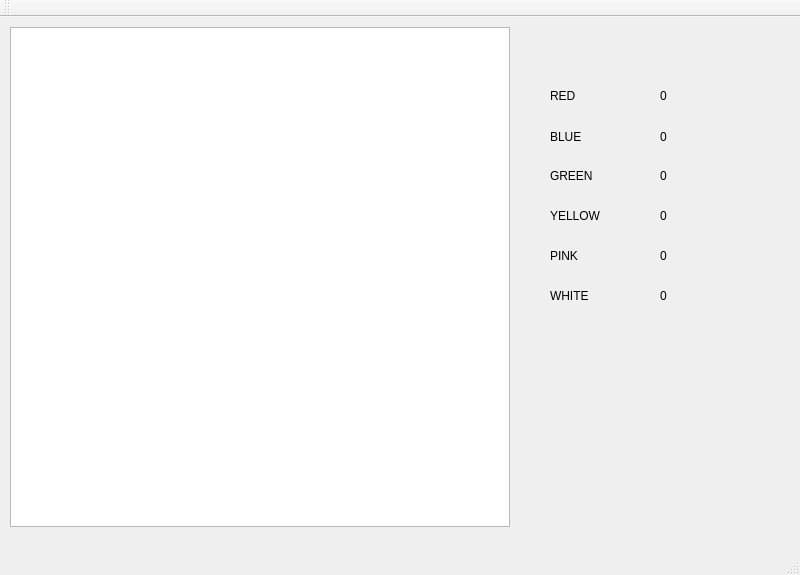
<?xml version="1.0" encoding="UTF-8"?>
<ui version="4.0">
 <class>MainWindow</class>
 <widget class="QMainWindow" name="MainWindow">
  <property name="geometry">
   <rect>
    <x>0</x>
    <y>0</y>
    <width>800</width>
    <height>575</height>
   </rect>
  </property>
  <property name="sizePolicy">
   <sizepolicy hsizetype="Fixed" vsizetype="Fixed">
    <horstretch>0</horstretch>
    <verstretch>0</verstretch>
   </sizepolicy>
  </property>
  <property name="windowTitle">
   <string>ZPR</string>
  </property>
  <widget class="QWidget" name="centralWidget">
   <widget class="QGraphicsView" name="graphicsView">
    <property name="geometry">
     <rect>
      <x>10</x>
      <y>10</y>
      <width>500</width>
      <height>500</height>
     </rect>
    </property>
    <property name="sizePolicy">
     <sizepolicy hsizetype="Fixed" vsizetype="Fixed">
      <horstretch>0</horstretch>
      <verstretch>0</verstretch>
     </sizepolicy>
    </property>
    <property name="autoFillBackground">
     <bool>false</bool>
    </property>
    <property name="verticalScrollBarPolicy">
     <enum>Qt::ScrollBarAlwaysOff</enum>
    </property>
    <property name="horizontalScrollBarPolicy">
     <enum>Qt::ScrollBarAlwaysOff</enum>
    </property>
    <property name="backgroundBrush">
     <brush brushstyle="SolidPattern">
      <color alpha="255">
       <red>0</red>
       <green>0</green>
       <blue>0</blue>
      </color>
     </brush>
    </property>
    <property name="sceneRect">
     <rectf>
      <x>0.000000000000000</x>
      <y>0.000000000000000</y>
      <width>480.000000000000000</width>
      <height>480.000000000000000</height>
     </rectf>
    </property>
   </widget>
   <widget class="QLabel" name="label_1_1">
    <property name="enabled">
     <bool>true</bool>
    </property>
    <property name="geometry">
     <rect>
      <x>550</x>
      <y>70</y>
      <width>71</width>
      <height>17</height>
     </rect>
    </property>
    <property name="visible">
     <bool>false</bool>
    </property>
    <property name="text">
     <string>RED</string>
    </property>
   </widget>
   <widget class="QLabel" name="label_1_2">
    <property name="geometry">
     <rect>
      <x>550</x>
      <y>110</y>
      <width>71</width>
      <height>20</height>
     </rect>
    </property>
    <property name="visible">
     <bool>false</bool>
    </property>
    <property name="text">
     <string>BLUE</string>
    </property>
   </widget>
   <widget class="QLabel" name="label_1_3">
    <property name="geometry">
     <rect>
      <x>550</x>
      <y>150</y>
      <width>71</width>
      <height>17</height>
     </rect>
    </property>
    <property name="visible">
     <bool>false</bool>
    </property>
    <property name="text">
     <string>GREEN</string>
    </property>
   </widget>
   <widget class="QLabel" name="label_1_4">
    <property name="geometry">
     <rect>
      <x>550</x>
      <y>190</y>
      <width>71</width>
      <height>17</height>
     </rect>
    </property>
    <property name="visible">
     <bool>false</bool>
    </property>
    <property name="text">
     <string>YELLOW</string>
    </property>
   </widget>
   <widget class="QLabel" name="label_1_5">
    <property name="geometry">
     <rect>
      <x>550</x>
      <y>230</y>
      <width>81</width>
      <height>17</height>
     </rect>
    </property>
    <property name="visible">
     <bool>false</bool>
    </property>
    <property name="text">
     <string>PINK</string>
    </property>
   </widget>
   <widget class="QLabel" name="label_1_6">
    <property name="geometry">
     <rect>
      <x>550</x>
      <y>270</y>
      <width>81</width>
      <height>17</height>
     </rect>
    </property>
    <property name="visible">
     <bool>false</bool>
    </property>
    <property name="text">
     <string>WHITE</string>
    </property>
   </widget>
   <widget class="QLabel" name="label_2_3">
    <property name="geometry">
     <rect>
      <x>660</x>
      <y>150</y>
      <width>71</width>
      <height>17</height>
     </rect>
    </property>
    <property name="visible">
     <bool>false</bool>
    </property>
    <property name="text">
     <string>0</string>
    </property>
   </widget>
   <widget class="QLabel" name="label_2_5">
    <property name="geometry">
     <rect>
      <x>660</x>
      <y>230</y>
      <width>81</width>
      <height>17</height>
     </rect>
    </property>
    <property name="visible">
     <bool>false</bool>
    </property>
    <property name="text">
     <string>0</string>
    </property>
   </widget>
   <widget class="QLabel" name="label_2_4">
    <property name="geometry">
     <rect>
      <x>660</x>
      <y>190</y>
      <width>71</width>
      <height>17</height>
     </rect>
    </property>
    <property name="visible">
     <bool>false</bool>
    </property>
    <property name="text">
     <string>0</string>
    </property>
   </widget>
   <widget class="QLabel" name="label_2_1">
    <property name="geometry">
     <rect>
      <x>660</x>
      <y>70</y>
      <width>71</width>
      <height>17</height>
     </rect>
    </property>
    <property name="visible">
     <bool>false</bool>
    </property>
    <property name="text">
     <string>0</string>
    </property>
   </widget>
   <widget class="QLabel" name="label_2_2">
    <property name="geometry">
     <rect>
      <x>660</x>
      <y>110</y>
      <width>71</width>
      <height>20</height>
     </rect>
    </property>
    <property name="visible">
     <bool>false</bool>
    </property>
    <property name="text">
     <string>0</string>
    </property>
   </widget>
   <widget class="QLabel" name="label_2_6">
    <property name="geometry">
     <rect>
      <x>660</x>
      <y>270</y>
      <width>81</width>
      <height>17</height>
     </rect>
    </property>
    <property name="visible">
     <bool>false</bool>
    </property>
    <property name="text">
     <string>0</string>
    </property>
   </widget>
   <widget class="QLabel" name="label_Not">
    <property name="geometry">
     <rect>
      <x>520</x>
      <y>30</y>
      <width>261</width>
      <height>20</height>
     </rect>
    </property>
    <property name="visible">
     <bool>false</bool>
    </property>
    <property name="layoutDirection">
     <enum>Qt::RightToLeft</enum>
    </property>
    <property name="text">
     <string/>
    </property>
    <property name="alignment">
     <set>Qt::AlignCenter</set>
    </property>
   </widget>
   <widget class="QLabel" name="label_color">
    <property name="geometry">
     <rect>
      <x>170</x>
      <y>510</y>
      <width>231</width>
      <height>31</height>
     </rect>
    </property>
    <property name="layoutDirection">
     <enum>Qt::LeftToRight</enum>
    </property>
    <property name="text">
     <string/>
    </property>
   </widget>
  </widget>
  <widget class="QMenuBar" name="menuBar">
   <property name="geometry">
    <rect>
     <x>0</x>
     <y>0</y>
     <width>800</width>
     <height>22</height>
    </rect>
   </property>
  </widget>
  <widget class="QToolBar" name="mainToolBar">
   <attribute name="toolBarArea">
    <enum>TopToolBarArea</enum>
   </attribute>
   <attribute name="toolBarBreak">
    <bool>false</bool>
   </attribute>
  </widget>
  <widget class="QStatusBar" name="statusBar"/>
 </widget>
 <layoutdefault spacing="6" margin="11"/>
 <resources/>
 <connections/>
</ui>
